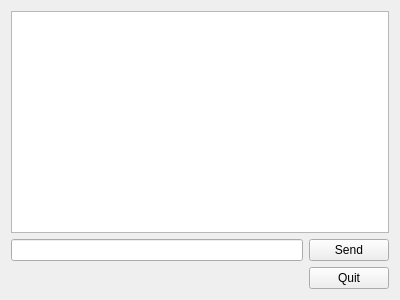
<?xml version="1.0" encoding="UTF-8"?>
<ui version="4.0">
 <class>Aichat</class>
 <widget class="QWidget" name="Aichat">
  <property name="geometry">
   <rect>
    <x>0</x>
    <y>0</y>
    <width>400</width>
    <height>300</height>
   </rect>
  </property>
  <property name="windowTitle">
   <string>ChatTime AIChat</string>
  </property>
  <layout class="QVBoxLayout" name="verticalLayout_2">
   <item>
    <widget class="QTextEdit" name="AiChatHistory"/>
   </item>
   <item>
    <layout class="QVBoxLayout" name="verticalLayout">
     <item>
      <layout class="QHBoxLayout" name="horizontalLayout">
       <item>
        <widget class="QLineEdit" name="AiSendInput"/>
       </item>
       <item>
        <widget class="QPushButton" name="AiChatSendBtn">
         <property name="text">
          <string>Send</string>
         </property>
        </widget>
       </item>
      </layout>
     </item>
     <item>
      <layout class="QHBoxLayout" name="horizontalLayout_2">
       <item>
        <spacer name="horizontalSpacer_2">
         <property name="orientation">
          <enum>Qt::Horizontal</enum>
         </property>
         <property name="sizeHint" stdset="0">
          <size>
           <width>40</width>
           <height>20</height>
          </size>
         </property>
        </spacer>
       </item>
       <item>
        <layout class="QGridLayout" name="gridLayout">
         <item row="0" column="0">
          <widget class="QPushButton" name="AiQuitBtn">
           <property name="text">
            <string>Quit</string>
           </property>
          </widget>
         </item>
        </layout>
       </item>
      </layout>
     </item>
    </layout>
   </item>
  </layout>
 </widget>
 <resources/>
 <connections/>
</ui>
